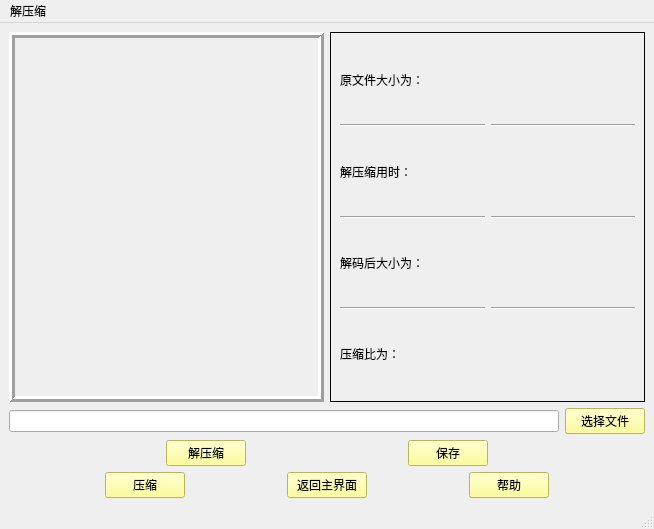
<?xml version="1.0" encoding="UTF-8"?>
<ui version="4.0">
 <class>uncompressWindow</class>
 <widget class="QMainWindow" name="uncompressWindow">
  <property name="geometry">
   <rect>
    <x>0</x>
    <y>0</y>
    <width>654</width>
    <height>529</height>
   </rect>
  </property>
  <property name="windowTitle">
   <string>解压</string>
  </property>
  <property name="styleSheet">
   <string notr="true"/>
  </property>
  <widget class="QWidget" name="centralwidget">
   <layout class="QGridLayout" name="gridLayout_2">
    <item row="0" column="0">
     <layout class="QVBoxLayout" name="verticalLayout_4">
      <item>
       <layout class="QHBoxLayout" name="horizontalLayout_4">
        <item>
         <widget class="QFrame" name="frame">
          <property name="frameShape">
           <enum>QFrame::Box</enum>
          </property>
          <property name="frameShadow">
           <enum>QFrame::Raised</enum>
          </property>
          <property name="lineWidth">
           <number>3</number>
          </property>
          <layout class="QGridLayout" name="gridLayout_3">
           <item row="0" column="0">
            <widget class="QLabel" name="photo">
             <property name="text">
              <string/>
             </property>
            </widget>
           </item>
          </layout>
         </widget>
        </item>
        <item>
         <widget class="QFrame" name="frame_4">
          <property name="frameShape">
           <enum>QFrame::Box</enum>
          </property>
          <property name="frameShadow">
           <enum>QFrame::Plain</enum>
          </property>
          <layout class="QGridLayout" name="gridLayout">
           <item row="0" column="0">
            <layout class="QVBoxLayout" name="verticalLayout_2">
             <item>
              <widget class="QLabel" name="label_2">
               <property name="text">
                <string>原文件大小为：</string>
               </property>
              </widget>
             </item>
             <item>
              <widget class="Line" name="line">
               <property name="orientation">
                <enum>Qt::Horizontal</enum>
               </property>
              </widget>
             </item>
             <item>
              <widget class="QLabel" name="label_4">
               <property name="text">
                <string>解压缩用时：</string>
               </property>
              </widget>
             </item>
             <item>
              <widget class="Line" name="line_2">
               <property name="orientation">
                <enum>Qt::Horizontal</enum>
               </property>
              </widget>
             </item>
             <item>
              <widget class="QLabel" name="label_3">
               <property name="text">
                <string>解码后大小为：</string>
               </property>
              </widget>
             </item>
             <item>
              <widget class="Line" name="line_3">
               <property name="orientation">
                <enum>Qt::Horizontal</enum>
               </property>
              </widget>
             </item>
             <item>
              <widget class="QLabel" name="label_5">
               <property name="text">
                <string>压缩比为：</string>
               </property>
              </widget>
             </item>
            </layout>
           </item>
           <item row="0" column="1">
            <layout class="QVBoxLayout" name="verticalLayout">
             <item>
              <widget class="QLabel" name="formerSize">
               <property name="text">
                <string/>
               </property>
              </widget>
             </item>
             <item>
              <widget class="Line" name="line_4">
               <property name="orientation">
                <enum>Qt::Horizontal</enum>
               </property>
              </widget>
             </item>
             <item>
              <widget class="QLabel" name="uncompressTime">
               <property name="text">
                <string/>
               </property>
              </widget>
             </item>
             <item>
              <widget class="Line" name="line_5">
               <property name="orientation">
                <enum>Qt::Horizontal</enum>
               </property>
              </widget>
             </item>
             <item>
              <widget class="QLabel" name="newSize">
               <property name="text">
                <string/>
               </property>
              </widget>
             </item>
             <item>
              <widget class="Line" name="line_6">
               <property name="orientation">
                <enum>Qt::Horizontal</enum>
               </property>
              </widget>
             </item>
             <item>
              <widget class="QLabel" name="rate">
               <property name="text">
                <string/>
               </property>
              </widget>
             </item>
            </layout>
           </item>
          </layout>
         </widget>
        </item>
       </layout>
      </item>
      <item>
       <layout class="QVBoxLayout" name="verticalLayout_3">
        <item>
         <layout class="QHBoxLayout" name="horizontalLayout_2">
          <item>
           <widget class="QLineEdit" name="lineEdit"/>
          </item>
          <item>
           <widget class="QPushButton" name="choosebtn">
            <property name="styleSheet">
             <string notr="true">background-color: rgb(255, 255, 127);</string>
            </property>
            <property name="text">
             <string>选择文件</string>
            </property>
           </widget>
          </item>
         </layout>
        </item>
        <item>
         <layout class="QHBoxLayout" name="horizontalLayout_3">
          <item>
           <spacer name="horizontalSpacer_6">
            <property name="orientation">
             <enum>Qt::Horizontal</enum>
            </property>
            <property name="sizeHint" stdset="0">
             <size>
              <width>40</width>
              <height>20</height>
             </size>
            </property>
           </spacer>
          </item>
          <item>
           <widget class="QPushButton" name="runbtn">
            <property name="styleSheet">
             <string notr="true">background-color: rgb(255, 255, 127);</string>
            </property>
            <property name="text">
             <string>解压缩</string>
            </property>
           </widget>
          </item>
          <item>
           <spacer name="horizontalSpacer_5">
            <property name="orientation">
             <enum>Qt::Horizontal</enum>
            </property>
            <property name="sizeHint" stdset="0">
             <size>
              <width>40</width>
              <height>20</height>
             </size>
            </property>
           </spacer>
          </item>
          <item>
           <widget class="QPushButton" name="savebtn">
            <property name="styleSheet">
             <string notr="true">background-color: rgb(255, 255, 127);</string>
            </property>
            <property name="text">
             <string>保存</string>
            </property>
           </widget>
          </item>
          <item>
           <spacer name="horizontalSpacer_7">
            <property name="orientation">
             <enum>Qt::Horizontal</enum>
            </property>
            <property name="sizeHint" stdset="0">
             <size>
              <width>40</width>
              <height>20</height>
             </size>
            </property>
           </spacer>
          </item>
         </layout>
        </item>
        <item>
         <layout class="QHBoxLayout" name="horizontalLayout">
          <item>
           <spacer name="horizontalSpacer_4">
            <property name="orientation">
             <enum>Qt::Horizontal</enum>
            </property>
            <property name="sizeHint" stdset="0">
             <size>
              <width>40</width>
              <height>20</height>
             </size>
            </property>
           </spacer>
          </item>
          <item>
           <widget class="QPushButton" name="compressbtn">
            <property name="styleSheet">
             <string notr="true">background-color: rgb(255, 255, 127);</string>
            </property>
            <property name="text">
             <string>压缩</string>
            </property>
           </widget>
          </item>
          <item>
           <spacer name="horizontalSpacer">
            <property name="orientation">
             <enum>Qt::Horizontal</enum>
            </property>
            <property name="sizeHint" stdset="0">
             <size>
              <width>40</width>
              <height>20</height>
             </size>
            </property>
           </spacer>
          </item>
          <item>
           <widget class="QPushButton" name="mainbtn">
            <property name="styleSheet">
             <string notr="true">background-color: rgb(255, 255, 127);</string>
            </property>
            <property name="text">
             <string>返回主界面</string>
            </property>
           </widget>
          </item>
          <item>
           <spacer name="horizontalSpacer_2">
            <property name="orientation">
             <enum>Qt::Horizontal</enum>
            </property>
            <property name="sizeHint" stdset="0">
             <size>
              <width>40</width>
              <height>20</height>
             </size>
            </property>
           </spacer>
          </item>
          <item>
           <widget class="QPushButton" name="helpbtn">
            <property name="styleSheet">
             <string notr="true">background-color: rgb(255, 255, 127);</string>
            </property>
            <property name="text">
             <string>帮助</string>
            </property>
           </widget>
          </item>
          <item>
           <spacer name="horizontalSpacer_3">
            <property name="orientation">
             <enum>Qt::Horizontal</enum>
            </property>
            <property name="sizeHint" stdset="0">
             <size>
              <width>40</width>
              <height>20</height>
             </size>
            </property>
           </spacer>
          </item>
         </layout>
        </item>
       </layout>
      </item>
     </layout>
    </item>
   </layout>
  </widget>
  <widget class="QMenuBar" name="menubar">
   <property name="geometry">
    <rect>
     <x>0</x>
     <y>0</y>
     <width>654</width>
     <height>21</height>
    </rect>
   </property>
   <widget class="QMenu" name="menu">
    <property name="title">
     <string>解压缩</string>
    </property>
   </widget>
   <addaction name="menu"/>
  </widget>
  <widget class="QStatusBar" name="statusbar"/>
 </widget>
 <resources/>
 <connections/>
</ui>
